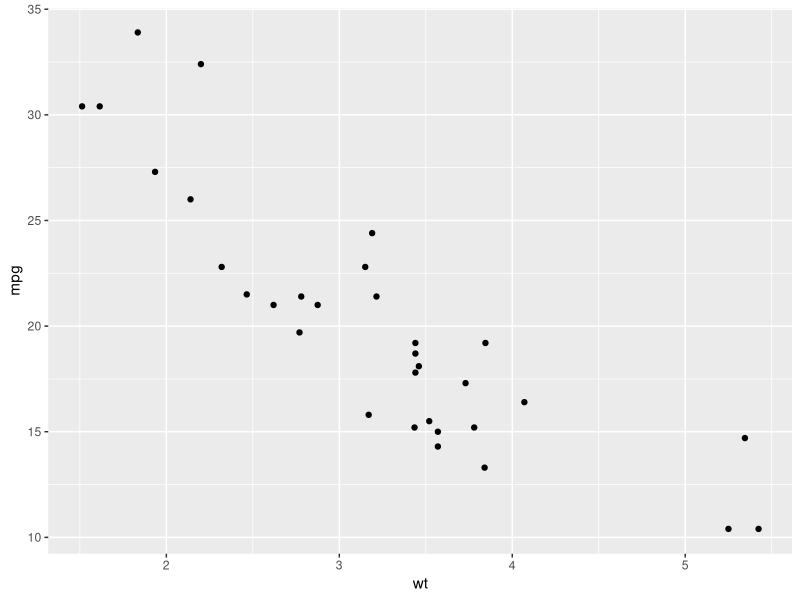
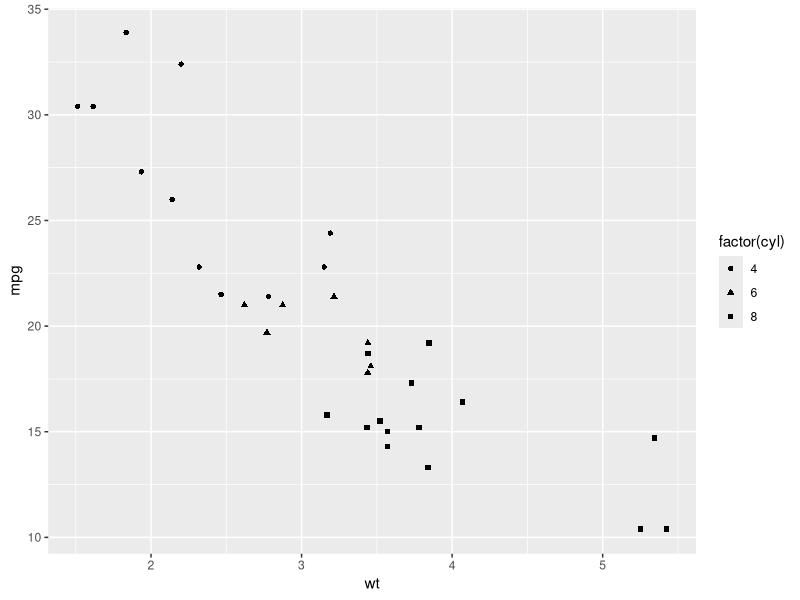
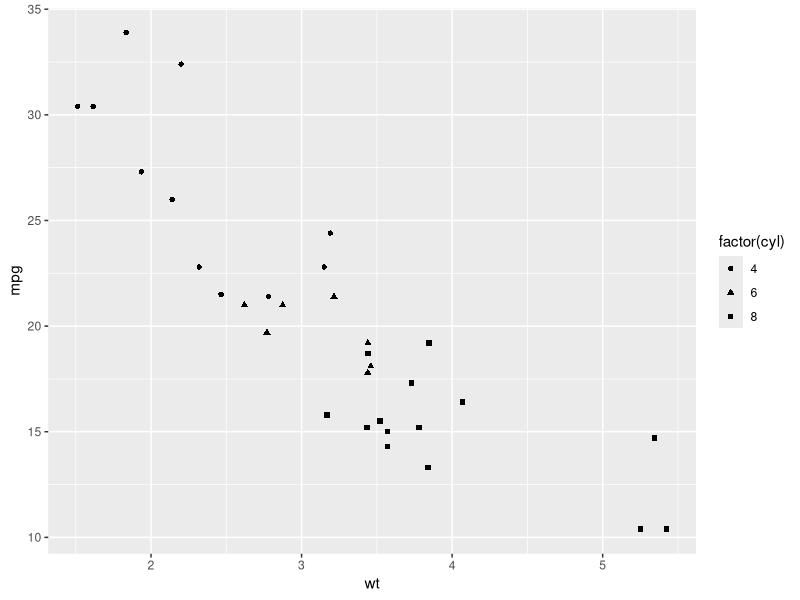
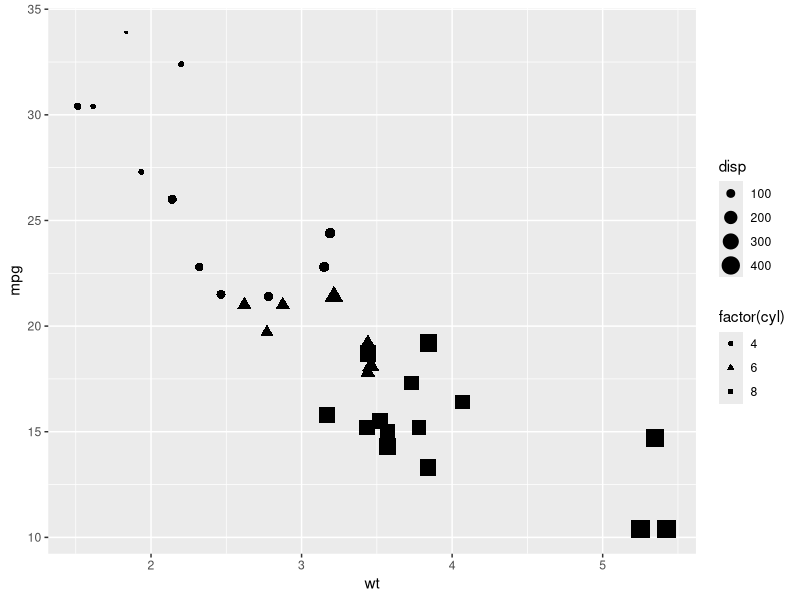
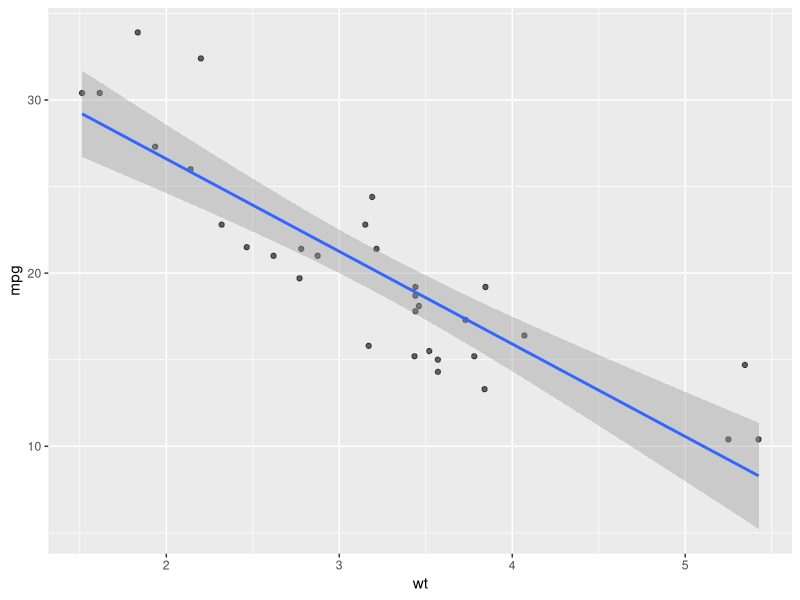
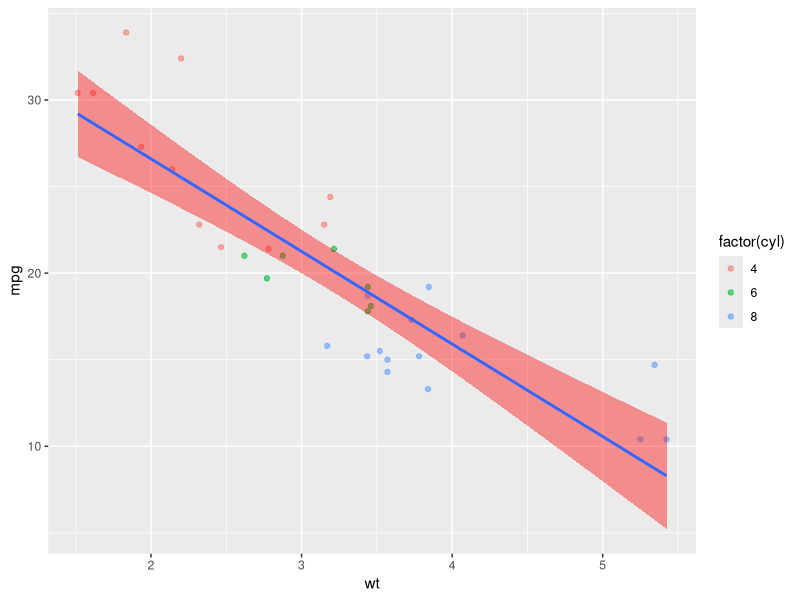
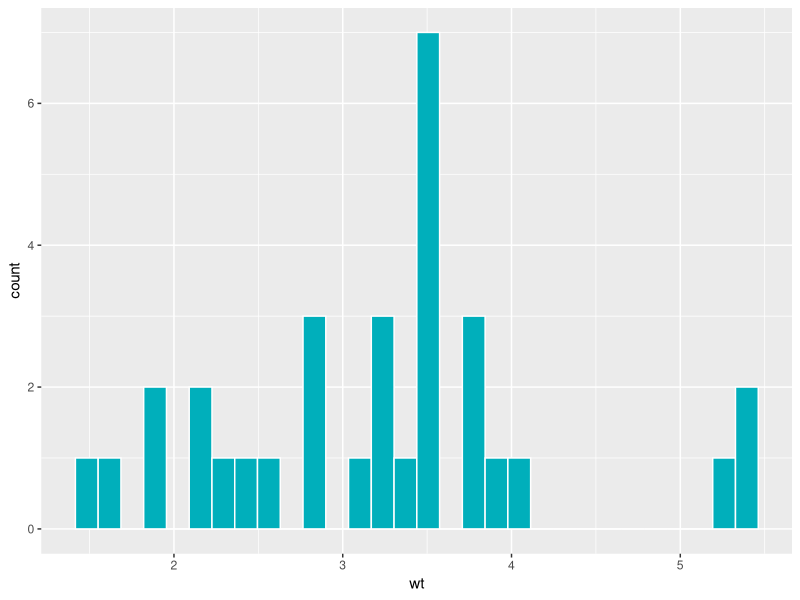
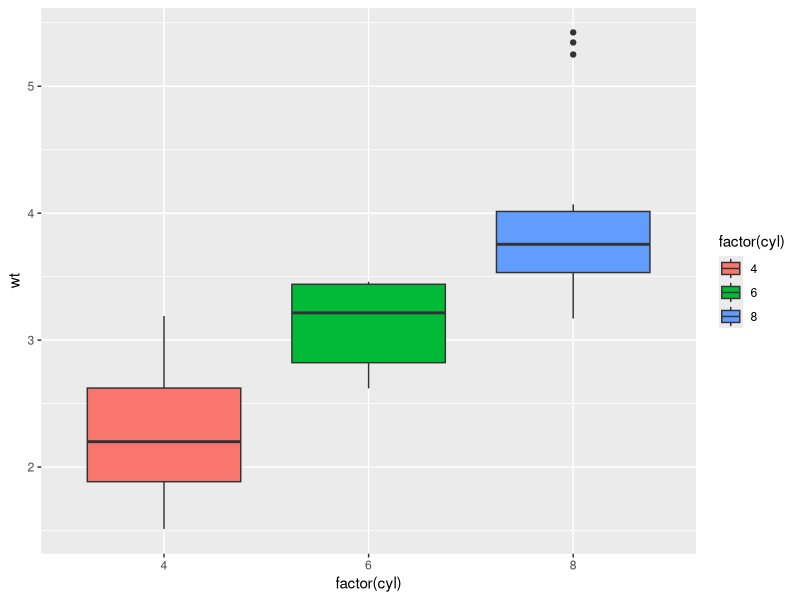

Write the R code that produced these figures, in order.
###################################
###################################
########                   ########
########   Data Science 1  ########
########       Lab 7       ########
########   2nd Dec. 2025   ########
########                   ########
###################################
###################################

## Welcome to lab #7. Today we will start with an introduction to the ggplot2,
# Then you will write your own lm() function, and finally a couple of exercises

###########################
####     ggplot2      ####
###########################

# ggplot2 is the tidyverse package for data visualisation.
# It is based on the “grammar of graphics”: each plot is built from layers.
# A typical plot consists of:
#   - data
#   - aesthetics (aes)
#   - geometric layers (geoms)
#   - scales
#   - labels
#   - themes

library(tidyverse)

# Example: a simple scatterplot
data(mtcars)
ggplot(mtcars, aes(x = wt, y = mpg)) +
  geom_point()

# Here, the first row of the plot code is a call to the ggplot() function.
# it includes the data argument as well as a call to the aes() function, which defines the global aesthetics for the plot.
# The second row is a call to a specific geom function, specifically geom_point(), which creates a scatterplot.

#############################
####   Aesthetics (aes)  ####
#############################

# aes() defines how variables map to visual properties such as:
# x, y, col (colour), fill (background), size, alpha (transparency), shape, etc.
# Mappings that depend on data should go inside aes().

# Example with shape mapped to a variable:
ggplot(mtcars, aes(x = wt, y = mpg, shape = factor(cyl))) +
  geom_point()

### 1.1
# Create a scatterplot mpg vs wt from the mtcars dataset, with shape mapped to number of cylinders (cyl).
ggplot(mtcars, aes(x = wt, y = mpg, shape = factor(cyl))) +
  geom_point()
### 1.2
# Add an argument to the aes() function so that point size reflects engine displacement (disp).
ggplot(mtcars, aes(x = wt, y = mpg, shape = factor(cyl), size = disp)) +
  geom_point()

#################################
####    Geoms and Layers     ####
#################################

# ggplot builds plots layer by layer using +.
# You can overlay multiple geoms.

# Example: scatterplot with regression line and 97% confidence interval
ggplot(mtcars, aes(x = wt, y = mpg)) +
  geom_point(alpha = 0.6) +
  geom_smooth(method = lm, se = TRUE, level = 0.97)


### 2.1
# You can also include aes() functions within individual geoms. If you do so, these aesthetics will override those specified in the first line,
# but will not apply to any other geom.
# Try running the code from above again, but this time add aes(col = factor(cyl)) first to the geom_point layer, then the geom_smooth layer,
# and finally col = factor(cyl) to the aes() function in the base (ggplot) layer.
# What is the difference between these plots?
# in the geom_point layer i had blue and blue,green and red dots,then in the geom_smooth layer i had three lines and black dots and finally three lines in different color and dots in different colors.
### 2.2
# Now change the color of the confidence bands using the "fill" argument in the geom_smooth layer.
ggplot(mtcars, aes(x = wt, y = mpg)) +
  geom_point(aes(col = factor(cyl)), alpha = 0.6) +
  geom_smooth(method = lm, se = TRUE, level = 0.97, fill = "red")
### 2.3
# Make a histogram of the wt variable using geom_histogram(). There will be no y aesthetic here!
# Have the color of the bars be a hex colour of your choosing
# #(you can use the colour picker in positron like this: '#FF0000')
# In geom_hist, the outline of the bar is determined by "col" and the fill by "fill".
# Remember, if you aren't mapping a variable to an aesthetic, you don't need to use aes().
ggplot(mtcars, aes(x = wt)) +
  geom_histogram(fill = "#00AFBB", col = "white")

### 2.3
# Make a boxplot of wt by number of cylinders (cyl) using geom_boxplot(). Make it as colourful as you like.
# Think carefully about what you are mapping to x and y here.

# There are many other types of geoms
# E.g. geom_density(), geom_line(), geom_area(), geom_bar(), geom_segment(), geom_hex(), geom_polygon() ...
ggplot(mtcars, aes(x = factor(cyl), y = wt, fill = factor(cyl))) +
  geom_boxplot()
#################################
###    Facets for Subplots    ###
#################################

# Facets divide a plot into multiple subplots.
# facet_wrap(~variable) creates one subplot per category.

# Example:
ggplot(mtcars, aes(wt, mpg)) +
  geom_point() +
  facet_wrap(~ factor(cyl))

### 3.1
# Plot mpg vs wt with a regression line and 99% confidence interval, faceted by am.
# Have different coloursed points, lines, and CI bands for the different transmission types
ggplot(mtcars, aes(x = wt, y = mpg, col = factor(am), fill = factor(am))) +
  geom_point() +
  geom_smooth(method = lm, level = 0.99) +
  facet_wrap(~am)
#################################
####      Customisation      ####
#################################

# Labels, titles, scales and themes help refine your plot.

# Example:
ggplot(mtcars, aes(wt, mpg, col = factor(am))) +
  geom_point() +
  geom_smooth(method = lm, se = TRUE, level = 0.97) +
  labs(
    title = "Automobile weight as a function of fuel efficiency",
    x = "Weight (1000 lbs)",
    y = "Fuel efficiency (miles per gallon)",
    col = "Transmission type (0 = automatic, 1 = manual)"
  ) +
  theme_minimal()

# experiment with different themes!
# eg. theme_bw(), theme_classic(), theme_dark(), theme_light(), theme_minimal(), theme_grey(), theme_void()

##########################
####      Scales      ####
##########################

# Scales are used to change the default colour palettes and axis scales.

# Continuous colour scale
ggplot(mtcars, aes(wt, mpg, colour = hp)) +
  geom_point(size = 3) +
  scale_colour_gradient(low = "#a2e998ff", high = "#0faf01ff")

ggplot(mtcars, aes(wt, mpg, colour = hp)) +
  geom_point(size = 3) +
  scale_colour_gradientn(colours = c("red", "yellow", "green"))

# Discrete fill scale
# Convert cyl to factor for a discrete scale
ggplot(mtcars, aes(factor(cyl), fill = factor(gear))) +
  geom_bar() +
  scale_fill_manual(values = c("#c22727ff", "#25b825ff", "#3535d6ff")) #

# Setting axis limits, labels, and breaks
ggplot(mtcars, aes(wt, mpg)) +
  geom_point(size = 3) +
  scale_x_continuous(
    limits = c(1, 6), # Restrict x-axis range
    breaks = seq(2, 5, 0.5) # Specify tick marks
  ) +
  scale_y_continuous(
    breaks = seq(10, 35, 5),
    labels = paste0(
      seq(10, 35, 5),
      " mpg (",
      seq(10, 35, 5) * 0.425144,
      " km/l)"
    ) # Format y-axis labels
  )

# There's so much more to do...
# You can flip x and y axes with coord_flip()
# You can change the scale of the axes with functions like scale_y_log10() (applies a log 10 scale to the y-axis)
# You can change text size, colour, font...

# This official book is a free resource!
# https://ggplot2-book.org/

# I highly recommend playing around with it.
# If you have an idea for your graph and you don't know how to implement it
# start by looking in the book
# If you can't find it, this is one of the few places where I endorse asking an LLM.

####################################
#### Saving Plots with ggsave()  ###
####################################

# Create a plot and save it
p <- ggplot(mtcars, aes(wt, mpg, colour = factor(cyl))) +
  geom_point(size = 3) +
  theme_minimal()

# Save the last displayed plot
ggsave("plot_default.png")

# Save a specific plot
ggsave("plot_explicit.png", plot = p)

# Save with custom dimensions and DPI
ggsave(
  filename = "plot_custom.png",
  plot = p,
  width = 6, # inches
  height = 4, # inches
  dpi = 300 # resolution
)

# Save as PDF
ggsave("plot.pdf", plot = p)


#######################################################
####    Code your own lm and predict functions!    ####
#######################################################

### 4.1 lm()

# Here I will walk you through the steps needed to write these functions. Follow along with the slides from this week's and last week's lectures - they contain all of the maths and some of the code that you need!

# At each step of the way, you should save each new element you calculate into a new object.

# Your lm function should take as input a y variable, and one or more x variables which should be inputted as a matrix or dataframe with one variable per column.

my.lm <- function(y, x) {
  # Start by saving the sample size (n). You will need it later for calculating degrees of freedom for the test statistics and sampling distributions.
  n <- nrow(as.matrix(x))
  # Next create the X matrix using as.matrix. Don't forget to add the column of 1s!
  x <- cbind(1, as.matrix(x))
  # use the y input and your newly constructed x matrix to calculate the parameter estimates (or coefficients).
  # Hint: see lab 6, and remember that t() gives the transpose of a matrix and solve() gives its inverse
  b <- solve(t(x) %*% x) %*% t(x) %*% y
  # Next, using these calculated coefficients, calculate all of the predicted values, y_hat, for each of the values of x (each of the rows of the X matrix).
  # Hint: look at the formula for the linear model - and remember we are multiplying matrices!
  y_hat <- x %*% b
  # Next, calculate the residuals (actual values of y minus the predicted values y_hat)
  e <- y - y_hat
  # Next calculate the estimate of the residual standard error, s. Careful about the denominator here: check how many degrees of freedom you have!
  k <- ncol(x)
  s <- sqrt(sum(e^2) / (n - k))
  # Using s, calculate the variance covariance matrix of the coefficients.
  vcov_coef <- s^2 * solve(t(x) %*% x)
  # from this covariance matrix, extract the standard errors of the coefficients
  se_coef <- sqrt(diag(vcov_coef))
  # use these standard errors to calculate the t-values for each of the coefficients
  t_vals <- b / se_coef
  # And use these t-values to calculate p-values.
  p <- 2 * pt(-abs(t_vals), df = n - k)
  # Next, calculate the R2 value

  RSS <- sum(e^2)
  TSS <- sum((y - mean(y))^2)
  r2 <- 1 - (RSS / TSS)
  # Bonus points if you want to look up how to calculate adjusted R2
  adj_r2 <- 1 - (1 - r2) * ((n - 1) / (n - k))
  # Next, calculate the F-statistic and the p-value for the model.
  f_stat <- ((TSS - RSS) / (k - 1)) / (RSS / (n - k))
  model_p <- pf(f_stat, df1 = k - 1, df2 = n - k, lower.tail = FALSE)

  # Finally, put all of these elements into a list, and have your function return that list.
  return(list(
    coefficients = b,
    residuals = e,
    fitted.values = y_hat,
    sigma = s,
    vcov = vcov_coef,
    se = se_coef,
    t_values = t_vals,
    p_values = p,
    r_squared = r2,
    adj_r_squared = adj_r2,
    f_statistic = f_stat,
    model_p_value = model_p,
    df = n - k
  ))
}

# compare your function against the built-in R function in R.

lm(mpg ~ wt + cyl, data = mtcars)
my.lm(y = mtcars$mpg, x = mtcars[, c('wt', 'cyl')])

### 4.2 predict()

# This will be much shorter. Create a new function that takes as input the output from your first function, along with a new_data object that has as many columns as there are predictor variables in the model output, and a confidence interval size

my.predict <- function(model_output, new_data, ci_level = 0.97) {
  # Extract coefficients from your my.lm output
  coef = model_output$coefficients
  # Add a column of 1s to the new_data
  new_data = cbind(1, as.matrix(new_data))
  # generate the predicted values of y from the new_data object based on the coefficients from the model
  # Again, remember the formula for the linear model!
  y_hat = new_data %*% coef
  #for each of these predicted values, calculate a confidence interval
  # first calculate the critical levels of the t-distribution using the ci_level and the degrees of freedom
  area_in_tails = (1 - ci_level) / 2
  df_residual <- model_output$df
  t_lower = qt(p = area_in_tails, df = df_residual)
  t_upper = qt(p = 1 - area_in_tails, df = df_residual)
  # next, for each row of the new_data object, calculate the standard error of the predicted value
  # Check the slides, and remember that 𝒗𝒄𝒐𝒗(𝒃) was saved as "vcov" in the model output
  sy = sqrt(diag(new_data %*% model_output$vcov %*% t(new_data)))
  # next, calculate the upper and lower confidence boundaries for each prediction using the critical t-levels and the previously calculated standard error
  ci_lower = y_hat + (t_lower * sy)
  ci_upper = y_hat + (t_upper * sy)
  # finally, put these confidence intervals into a dataframe
  ci = data.frame(lower = ci_lower, upper = ci_upper)
  colnames(ci) <- paste0(ci_level, '%_', c('lower', 'upper'))
  df = cbind(y_hat = y_hat, ci)
  return(df)
}

### Testing it out!
# Use your functions to run the following model
model <- my.lm(y = mtcars$mpg, x = mtcars$wt)

# Then plot predicted marginal effect of weight for a car with 4 cylynders. Add 96% confidence intervals to the grap
x <- seq(0, 6, 0.1)

ci <- my.predict(model, new_data = cbind(wt = x), ci_level = 0.96)

plot(mtcars$wt, mtcars$mpg, pch = 20)
lines(x, model$coefficients[1, ] + x * model$coefficients[2, ])
polygon(
  x = c(x, rev(x)),
  y = c(ci$'0.96%_lower', rev(ci$'0.96%_upper')),
  col = adjustcolor('slateblue', alpha.f = 0.4)
)

# compare this to:
ggplot(mtcars, aes(x = wt, y = mpg)) +
  geom_point() +
  geom_smooth(method = lm, se = TRUE, level = 0.96)
